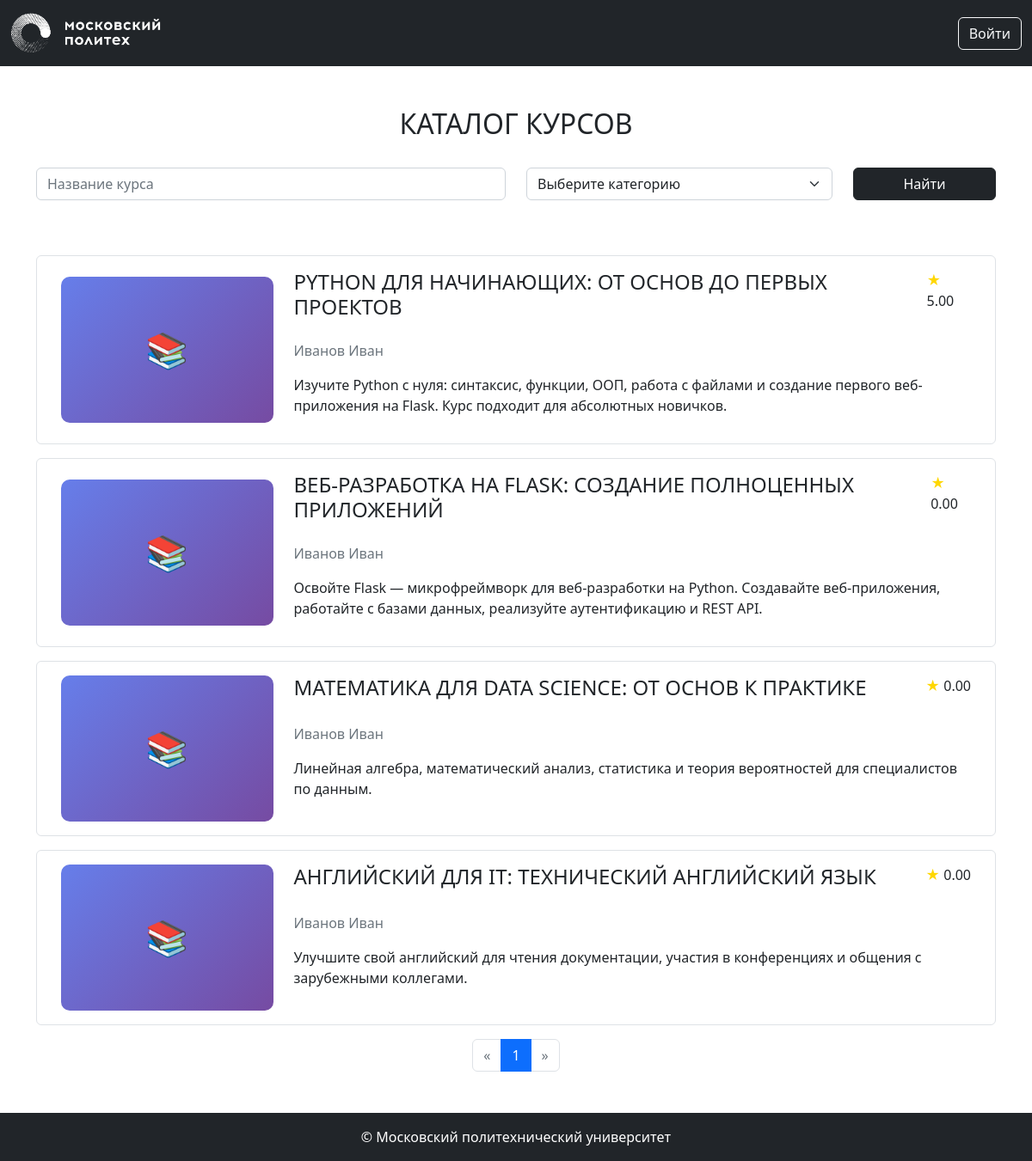
The page / on the database its author committed.
### app/models.py (models this page shows, shortened)
class Base(DeclarativeBase):
    metadata = MetaData(naming_convention={
        "ix": 'ix_%(column_0_label)s',
        "uq": "uq_%(table_name)s_%(column_0_name)s",
        "ck": "ck_%(table_name)s_%(constraint_name)s",
        "fk": "fk_%(table_name)s_%(column_0_name)s_%(referred_table_name)s",
        "pk": "pk_%(table_name)s"
    })

class Course(Base):
    __tablename__ = 'courses'
    id: Mapped[int] = mapped_column(primary_key=True)
    name: Mapped[str] = mapped_column(String(100))
    short_desc: Mapped[str] = mapped_column(Text)
    full_desc: Mapped[str] = mapped_column(Text)
    rating_sum: Mapped[int] = mapped_column(default=0)
    rating_num: Mapped[int] = mapped_column(default=0)
    category_id: Mapped[int] = mapped_column(ForeignKey("categories.id"))
    author_id: Mapped[int] = mapped_column(ForeignKey("users.id"))
    background_image_id: Mapped[Optional[str]] = mapped_column(ForeignKey("images.id"), nullable=True)
    created_at: Mapped[datetime] = mapped_column(default=datetime.now)
    author: Mapped["User"] = relationship()
    category: Mapped["Category"] = relationship(lazy=False)
    bg_image: Mapped["Image"] = relationship()
    @property
    def rating(self):
        if self.rating_num > 0:
            return self.rating_sum / self.rating_num
        return 0

class User(Base, UserMixin):
    __tablename__ = 'users'
    id: Mapped[int] = mapped_column(primary_key=True)
    first_name: Mapped[str] = mapped_column(String(100))
    last_name: Mapped[str] = mapped_column(String(100))
    middle_name: Mapped[Optional[str]] = mapped_column(String(100))
    login: Mapped[str] = mapped_column(String(100), unique=True)
    password_hash: Mapped[str] = mapped_column(String(200))
    created_at: Mapped[datetime] = mapped_column(default=datetime.now)
    @property
    def full_name(self):
        return ' '.join([self.last_name, self.first_name, self.middle_name or ''])

### app/courses.py (the view)
@bp.route('/')
def index():
    pagination = course_repository.get_pagination_info(**search_params())
    courses = course_repository.get_all_courses(pagination=pagination)
    categories = category_repository.get_all_categories()
    return render_template('courses/index.html',
                           courses=courses,
                           categories=categories,
                           pagination=pagination,
                           search_params=search_params())

### app/courses.py (called while the page is built)
def search_params():
    return {
        'name': request.args.get('name'),
        'category_ids': [x for x in request.args.getlist('category_ids') if x],
    }

### app/repositories/category_repository.py (called while the page is built)
    def get_all_categories(self):
        return self.db.session.execute(self.db.select(Category)).scalars()

### app/repositories/course_repository.py (called while the page is built)
    def _all_query(self, name, category_ids):
        query = self.db.select(Course)
        if name:
            query = query.filter(Course.name.ilike(f'%{name}%'))
        if category_ids:
            query = query.filter(Course.category_id.in_(category_ids))
        return query

    def get_pagination_info(self, name=None, category_ids=None):
        query = self._all_query(name, category_ids)
        return self.db.paginate(query)

    def get_all_courses(self, name=None, category_ids=None, pagination=None):
        if pagination is not None:
            return pagination.items
        return self.db.session.execute(self._all_query(name, category_ids)).scalars()

### app/templates/courses/index.html (shortened to what this page needs)
{% extends 'base.html' %}
{% from 'pagination.html' import render_pagination %}
{% block content %}
<div class="container">
    <div class="my-5">
        <h2 class="mb-3 text-center text-uppercase font-weight-bold">Каталог курсов</h2>
        <form class="mb-5 mt-3 row align-items-center">
            <div class="col-md-6 my-3">
                <input autocomplete="off" type="text" class="form-control" id="course-name" name="name" value="{{ request.args.get('name') or '' }}" placeholder="Название курса">
            </div>
            <div class="col-md-4 my-3">
                <select class="form-select" id="course-category" name="category_ids" title="Категория курса">
                    <option value="">Выберите категорию</option>
                </select>
            </div>
            <div class="col-md-2 my-3 align-self-end">
                <button type="submit" class="btn btn-dark w-100 mt-auto">Найти</button>
            </div>
        </form>
    </div>
    <div class="courses-list container-fluid mt-3 mb-3">
        {% for course in courses %}
            <div class="row p-3 border rounded mb-3" data-url="{{ url_for('courses.show', course_id=course.id) }}">
                <div class="col-md-3 mb-3 mb-md-0 d-flex align-items-center justify-content-center">
                    <div class="course-logo" style="background: linear-gradient(135deg, #667eea 0%, #764ba2 100%); width: 100%; height: 170px; display: flex; align-items: center; justify-content: center; border-radius: 10px;">
                        <span style="color: white; font-size: 2.5rem;">📚</span>
                    </div>
                </div>
                <div class="col-md-9 align-items-center">
                    <div class="d-flex">
                        <h4 class="text-uppercase">{{ course.name }}</h4>
                        <p class="ms-auto rating">
                            <span style="color: gold;">★</span> <span>{{ "%.2f" | format(course.rating) }}</span>
                        </p>
                    </div>
                    <p class="text-muted my-3">{{ course.author.full_name }}</p>
                    <p>{{ course.short_desc | truncate(200) }}</p>
                </div>
            </div>
        {% endfor %}
    </div>
    <div class="mb-5">
        {{ render_pagination(pagination, request.endpoint, search_params) }}
    </div>
</div>
{% endblock %}

### app/static/styles.css (style rules this page uses)
.course-logo { min-width: 170px; width: 100%; height: 170px; background-repeat: no-repeat; background-position: center; background-size: cover; }

### rows shown on the page
Course: name "PYTHON ДЛЯ НАЧИНАЮЩИХ: ОТ ОСНОВ ДО ПЕРВЫХ ПРОЕКТОВ", rating "5.00", author.full_name "Иванов Иван", short_desc "Изучите Python с нуля: синтаксис, функции, ООП, работа с файлами и создание первого веб-приложения на Flask. Курс подходит для абсолютных новичков."
Course: name "ВЕБ-РАЗРАБОТКА НА FLASK: СОЗДАНИЕ ПОЛНОЦЕННЫХ ПРИЛОЖЕНИЙ", rating "0.00", author.full_name "Иванов Иван", short_desc "Освойте Flask — микрофреймворк для веб-разработки на Python. Создавайте веб-приложения, работайте с базами данных, реализуйте аутентификацию и REST API."
Course: name "МАТЕМАТИКА ДЛЯ DATA SCIENCE: ОТ ОСНОВ К ПРАКТИКЕ", rating "0.00", author.full_name "Иванов Иван", short_desc "Линейная алгебра, математический анализ, статистика и теория вероятностей для специалистов по данным."
Course: name "АНГЛИЙСКИЙ ДЛЯ IT: ТЕХНИЧЕСКИЙ АНГЛИЙСКИЙ ЯЗЫК", rating "0.00", author.full_name "Иванов Иван", short_desc "Улучшите свой английский для чтения документации, участия в конференциях и общения с зарубежными коллегами."

### other values the page prints
{{ page }} "1"
